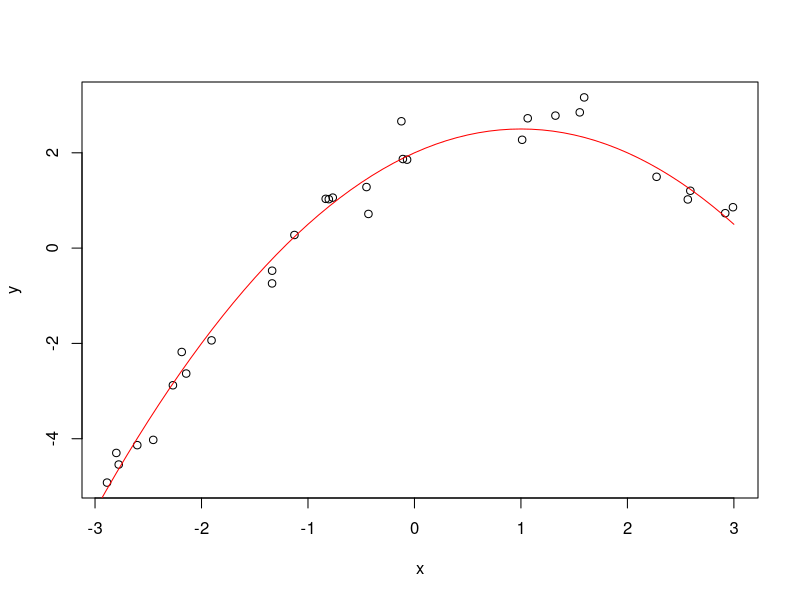
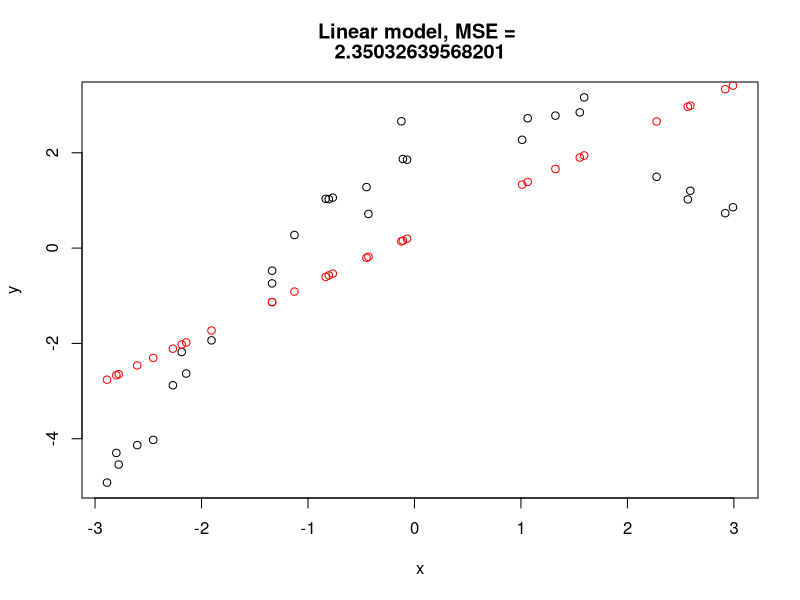
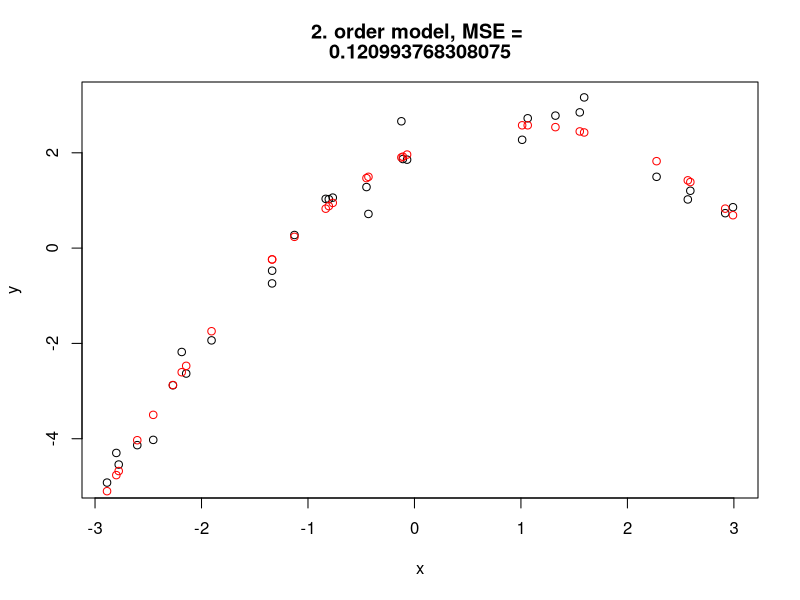
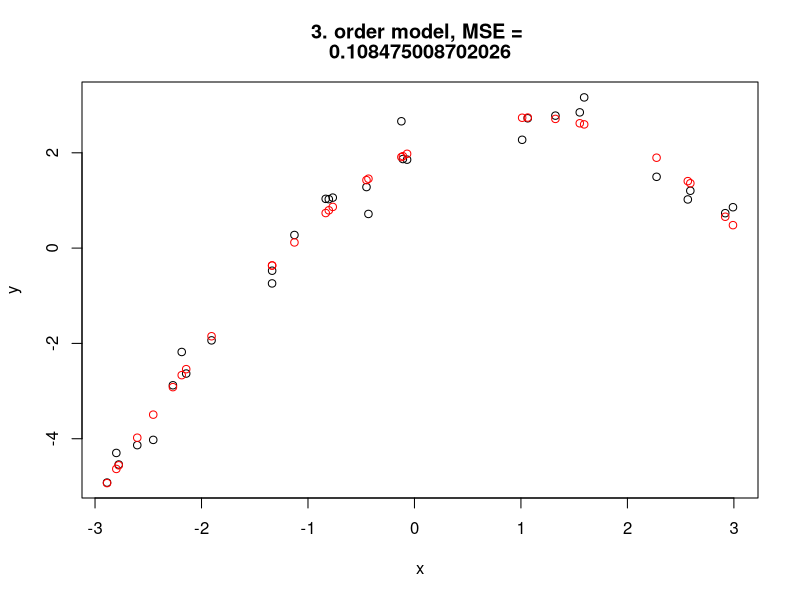
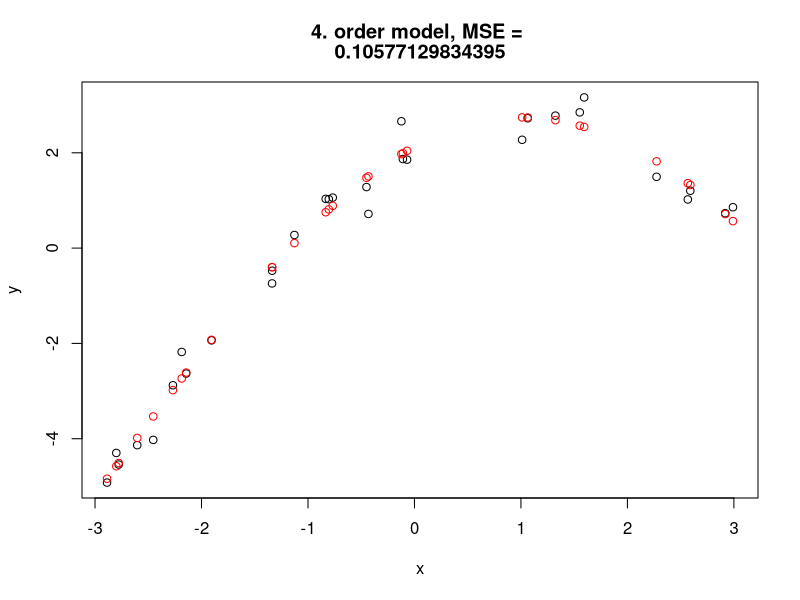
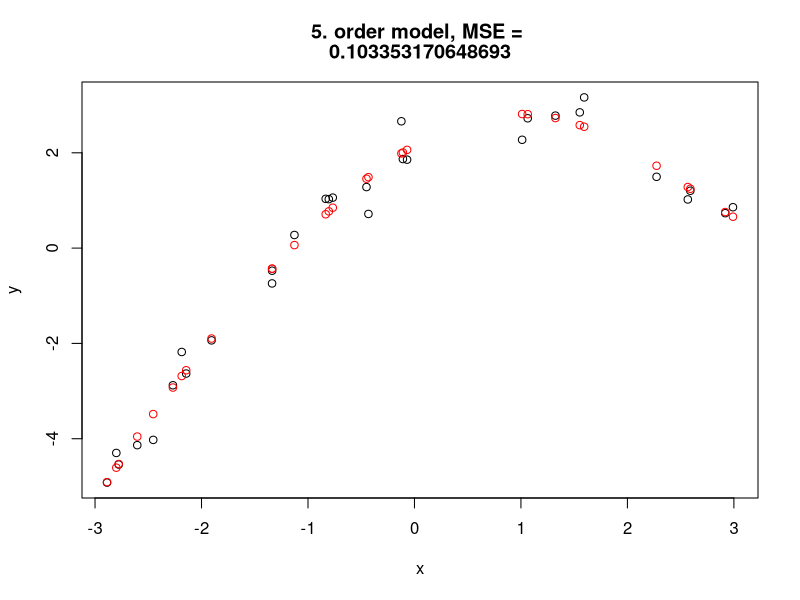
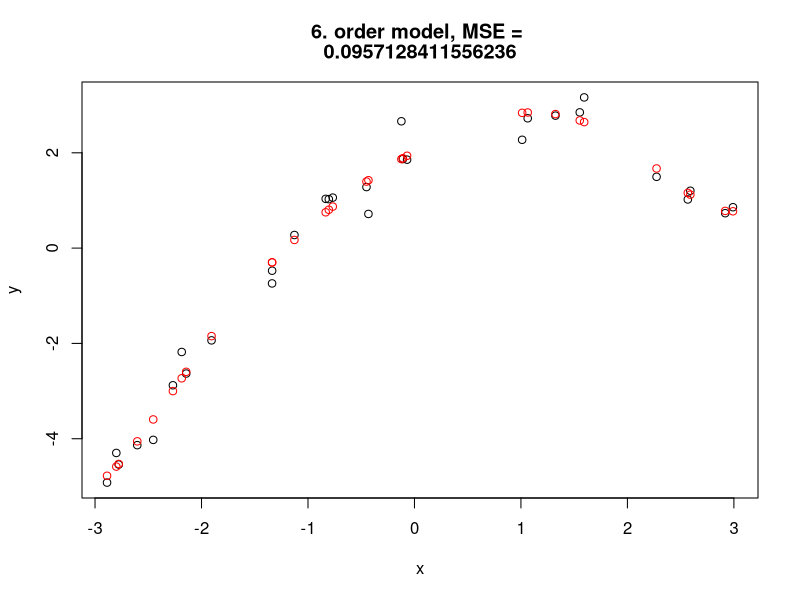
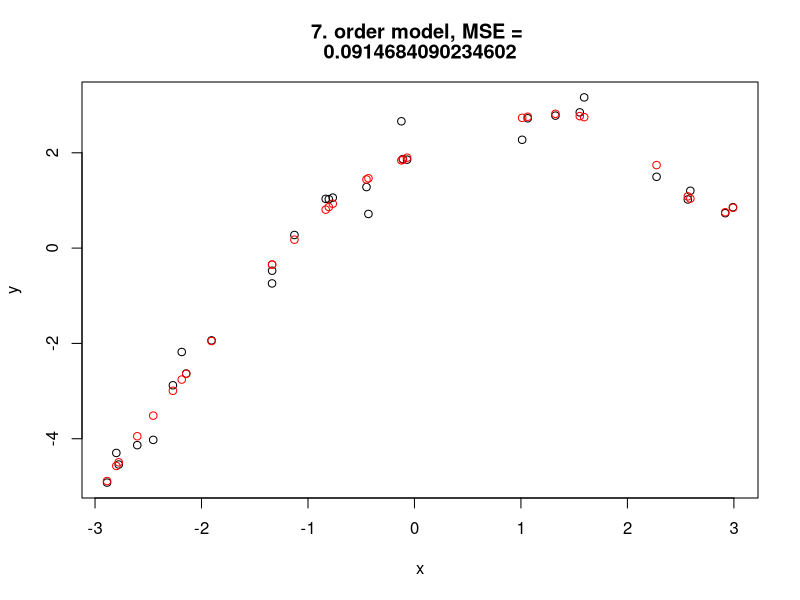

The R source for these figures, in order:
## ---- chunk 1
myPoly<-function(x) {
   y = 2 + x - 0.5*x^2
}
## ---- chunk 2
x = runif(30,-3,3)
x = sort(x)
errors = rnorm(30,0,0.4)
y = myPoly(x)+errors
xx = seq(-3,3,0.1)
yy = myPoly(xx)
## ---- chunk 3
plot(x,y)
lines(xx,yy,col="red")
## ---- chunk 4
MSE <- function(yr,yt)
{
  diff = yt - yr
  sq = diff^2
  mse = sum(sq)/length(yr)
  return(mse)
}
## ---- chunk 5
pred <- function(mod,x)
{
  
  sz = length(mod$coefficients)
  
  mc = mod$coefficients
  y = mc[1]
  for (i in 2:sz)
  {
    t = mc[i]
    for (j in 2:i)
    {
      t = t*x
    }
    y = y + t
  }
  return(y)
}

## ---- chunk 6
m1 = lm(y ~ x) #model
mc = m1$coefficients
y1 = pred(m1,x)
mse = MSE(y,y1)
txt <- c("Linear model, MSE = ", MSE(y,y1))
plot(x,y,main=txt)
points(x,y1,col="red")
#print("Linear model, MSE = " , MSE(y,y1))
## ---- chunk 7
m2 = lm(y ~ x + I(x^2)) #model
mc = m2$coefficients
y2 = pred(m2,x)
mse = c(mse,MSE(y,y2))
txt <- c("2. order model, MSE = ", MSE(y,y2))
plot(x,y,main=txt)
points(x,y2,col="red")

## ---- chunk 8
m3 = lm(y ~ x + I(x^2) + I(x^3)) #model
mc = m3$coefficients
y3 = pred(m3,x)
mse = c(mse, MSE(y,y3))
txt <- c("3. order model, MSE = ", MSE(y,y3))
plot(x,y,main=txt)
points(x,y3,col="red")
## ---- chunk 9
m4 = lm(y ~ x + I(x^2)+ I(x^3) + I(x^4)) #model
mc = m4$coefficients
y4 = pred(m4,x)
mse = c(mse, MSE(y,y4))
txt <- c("4. order model, MSE = ", MSE(y,y4))
plot(x,y,main=txt)
points(x,y4,col="red")
## ---- chunk 10
m5 = lm(y ~ x + I(x^2)+ I(x^3) + I(x^4) + I(x^5)) #model
mc = m5$coefficients
y5 = pred(m5,x)
mse = c(mse, MSE(y,y5))
txt <- c("5. order model, MSE = ", MSE(y,y5))
plot(x,y,main=txt)
points(x,y5,col="red")
## ---- chunk 11
m6 = lm(y ~ x + I(x^2)+ I(x^3) + I(x^4) + I(x^5) + I(x^6)) #model
mc = m5$coefficients
y6 = pred(m6,x)
mse = c(mse, MSE(y,y6))
txt <- c("6. order model, MSE = ", MSE(y,y6))
plot(x,y,main=txt)
points(x,y6,col="red")
## ---- chunk 12
m7 = lm(y ~ x + I(x^2)+ I(x^3) + I(x^4) + I(x^5) + I(x^6) + I(x^7)) #model
y7 = pred(m7,x)
mse = c(mse, MSE(y,y7))
txt <- c("7. order model, MSE = ", MSE(y,y7))
plot(x,y,main=txt)
points(x,y7,col="red")

m8 = lm(y ~ x + I(x^2)+ I(x^3) + I(x^4) + I(x^5) + I(x^6) + I(x^7) + I(x^8)) #model
y8 = pred(m8,x)
mse = c(mse, MSE(y,y8))
txt <- c("8. order model, MSE = ", MSE(y,y8))
plot(x,y,main=txt)
points(x,y8,col="red")

m9 = lm(y ~ x + I(x^2)+ I(x^3) + I(x^4) + I(x^5) + I(x^6) + I(x^7) + I(x^8)) #model
y9 = pred(m9,x)
mse = c(mse, MSE(y,y9))
txt <- c("9. order model, MSE = ", MSE(y,y9))
plot(x,y,main=txt)
points(x,y9,col="red")

m10 = lm(y ~ x + I(x^2)+ I(x^3) + I(x^4) + I(x^5) + I(x^6) + I(x^7) + I(x^8) + I(x^9)) #model
y10 = pred(m10,x)
mse = c(mse, MSE(y,y10))
txt <- c("10. order model, MSE = ", MSE(y,y10))
plot(x,y,main=txt)
points(x,y10,col="red")

## ---- chunk 13
m11 = lm(y ~ x + I(x^2)+ I(x^3) + I(x^4) + I(x^5) + I(x^6) + I(x^7) + I(x^8) + I(x^9) + I(x^10)) #model
y11 = pred(m11,x)
Y11 = pred(m11,xx)
mse = c(mse, MSE(y,y11))
txt <- c("10. order model, MSE = ", MSE(y,y11))
plot(x,y,main=txt)
points(x,y11,col="red")
lines(xx,Y11,col="blue")


## ---- chunk 14
x_test = runif(1000,-3,3)
x_test = sort(x_test)
y_test = myPoly(x_test)
yt1 = pred(m1,x_test)
mse_test = MSE(y_test,yt1)
yt2 = pred(m2,x_test)
mse_test = c(mse_test,MSE(y_test,yt2))
yt3 = pred(m3,x_test)
mse_test = c(mse_test,MSE(y_test,yt3))
yt4 = pred(m4,x_test)
mse_test = c(mse_test,MSE(y_test,yt4))
yt5 = pred(m5,x_test)
mse_test = c(mse_test,MSE(y_test,yt5))
yt6 = pred(m6,x_test)
mse_test = c(mse_test,MSE(y_test,yt6))
yt7 = pred(m7,x_test)
mse_test = c(mse_test,MSE(y_test,yt7))
yt8 = pred(m8,x_test)
mse_test = c(mse_test,MSE(y_test,yt8))
yt9 = pred(m9,x_test)
mse_test = c(mse_test,MSE(y_test,yt9))
yt10 = pred(m10,x_test)
mse_test = c(mse_test,MSE(y_test,yt10))
yt11 = pred(m11,x_test)
mse_test = c(mse_test,MSE(y_test,yt11))
plot(0:10, mse, xlab = "Degree of polynomial", main = "Mean Squared Error, MSE")
points(mse_test,col="red")
## ---- chunk 15
buildModel <- function(dgr)
{
  modStr = ""
  txt = "x"
  for (i in 2:dgr)
  {
    txt = paste(txt, " + I(x^", i, ")", sep="")
  }
  return(txt)
  #x + I(x^2)+ I(x^3) + I(x^4) + I(x^5) + I(x^6) + I(x^7) + I(x^8) + I(x^9) + I(x^10)
}
## ---- chunk 16
myModel <- function(x,y,degree)
{
  modTxt = buildModel(degree)
  modTxt = paste("lm(y~", modTxt, ")", sep="")
  mod = eval(parse(text = modTxt))
  return(mod)
}
## ---- chunk 17
#generate the data
x = runif(30,-3,3)
errors = rnorm(30,0,0.4)
y = myPoly(x)+errors

folds <- cut(seq(1,length(x)),breaks=10,labels=FALSE)

#cross validation mse, create vector of zeros
(mse_cv = numeric(10)) #one for each value of K
for (K in 1:10)
{
  #for each subset of data
  for (set in 1:10)
  {
    #data used to model and cross validate
    x_s_mod = x[folds != set]
    y_s_mod = y[folds != set]
    x_s_test = x[folds == set]
    y_s_test = y[folds == set]
    #build model
    mod = myModel(x_s_mod, y_s_mod, K)
    
    #predict with model
    y_s_cv = pred(mod,x_s_test)
    #calculate the MSE for the validation data and add to sum for this K
    mse_cv[K] = mse_cv[K] + MSE(y_s_test,y_s_cv)
  }
}
plot(1:10,mse_cv,xlab = "K", ylab = "Sum of mse", main = "MSE sum over 10-fold cross-validation")
